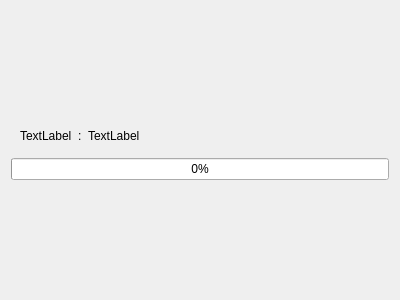
<?xml version="1.0" encoding="UTF-8"?>
<ui version="4.0">
 <class>DialogProcessing</class>
 <widget class="QDialog" name="DialogProcessing">
  <property name="geometry">
   <rect>
    <x>0</x>
    <y>0</y>
    <width>400</width>
    <height>300</height>
   </rect>
  </property>
  <property name="windowTitle">
   <string>Dialog</string>
  </property>
  <layout class="QVBoxLayout" name="verticalLayout">
   <item>
    <spacer name="verticalSpacer">
     <property name="orientation">
      <enum>Qt::Vertical</enum>
     </property>
     <property name="sizeHint" stdset="0">
      <size>
       <width>20</width>
       <height>40</height>
      </size>
     </property>
    </spacer>
   </item>
   <item>
    <widget class="QWidget" name="widget" native="true">
     <layout class="QHBoxLayout" name="horizontalLayout">
      <item>
       <widget class="QLabel" name="process">
        <property name="sizePolicy">
         <sizepolicy hsizetype="Maximum" vsizetype="Preferred">
          <horstretch>0</horstretch>
          <verstretch>0</verstretch>
         </sizepolicy>
        </property>
        <property name="text">
         <string>TextLabel</string>
        </property>
       </widget>
      </item>
      <item>
       <widget class="QLabel" name="label">
        <property name="sizePolicy">
         <sizepolicy hsizetype="Maximum" vsizetype="Preferred">
          <horstretch>0</horstretch>
          <verstretch>0</verstretch>
         </sizepolicy>
        </property>
        <property name="text">
         <string>:</string>
        </property>
       </widget>
      </item>
      <item>
       <widget class="QLabel" name="value">
        <property name="text">
         <string>TextLabel</string>
        </property>
       </widget>
      </item>
     </layout>
    </widget>
   </item>
   <item>
    <widget class="QProgressBar" name="progressBar">
     <property name="maximum">
      <number>10000</number>
     </property>
     <property name="value">
      <number>0</number>
     </property>
    </widget>
   </item>
   <item>
    <spacer name="verticalSpacer_2">
     <property name="orientation">
      <enum>Qt::Vertical</enum>
     </property>
     <property name="sizeHint" stdset="0">
      <size>
       <width>20</width>
       <height>40</height>
      </size>
     </property>
    </spacer>
   </item>
  </layout>
 </widget>
 <resources/>
 <connections/>
</ui>
